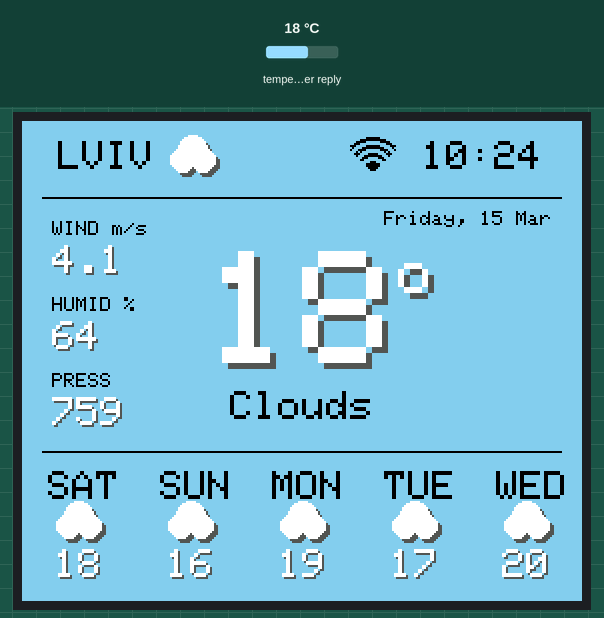
This sketch was run on a simulated ESP32. On the bench: 280×240 colour display. The inputs (shaded band) are chosen by the test bench; at power-on: temperature in the weather reply 18 °C. WiFi joins after 1.5 s; servers stay silent unless stated; the local clock reads 2024-03-15 10:24:30 at power-on unless the sketch sets it; web services answer with replies made up by the test bench.

Above: at 2.7 s.

The sketch:

WeatherStation_original.ino
```cpp
// https://www.youtube.com/watch?v=Boz2X6QPp44&t=8s
#include <WiFi.h>
#include <HTTPClient.h>
#include <WiFiClientSecure.h>
#include <ArduinoJson.h>
#include <Adafruit_GFX.h>
#include <Adafruit_ST7789.h>
#include <SPI.h>
#include "time.h"

#define TFT_SCK      4
#define TFT_MOSI     6
#define TFT_CS       7
#define TFT_DC       3
#define TFT_RST     10

#define MY_SKY_BLUE  0x867D
#define MY_TEXT_DARK 0x0000
#define SHADOW_COLOR 0x52AA
#define WHITE_COLOR  0xFFFF

Adafruit_ST7789 tft = Adafruit_ST7789(TFT_CS, TFT_DC, TFT_MOSI, TFT_SCK, TFT_RST);

const char* ssid = "111111";
const char* password = "11111111";
const char* weatherApiKey = "11111111111";

WiFiClientSecure client;

float lastTemp = 0, lastWs = 0, lastPres = 0;
int lastHumidity = 0;
String lastWeatherMain = "N/A";
int lastForecast[5] = {0,0,0,0,0};
String lastFIcons[5] = {"","","","",""};

void setup() {
  Serial.begin(115200);
  tft.init(240, 280);
  tft.setRotation(1);
  tft.fillScreen(MY_SKY_BLUE);
  tft.setTextSize(2);
  tft.setCursor(60, 110);
  tft.print("Connecting...");

  WiFi.begin(ssid, password);
  while (WiFi.status() != WL_CONNECTED) { delay(500); }
  configTime(7200, 3600, "pool.ntp.org");
  client.setInsecure();
}

void loop() {
  if (WiFi.status() == WL_CONNECTED) { updateWeatherAndForecast(); }
  delay(300000);
}

void drawAdvancedIcon(int x, int y, String type) {
  int ox = 2; int oy = 2;
  if (type == "Clear") {
    tft.fillCircle(x+ox, y+oy, 7, SHADOW_COLOR);
    tft.fillCircle(x, y, 7, 0xFFE0);
    tft.drawCircle(x, y, 7, 0xFD20);
    for(int i=0; i<360; i+=45) {
      float rad = i * 0.01745;
      tft.drawLine(x+cos(rad)*9, y+sin(rad)*9, x+cos(rad)*12, y+sin(rad)*12, 0xFFE0);
    }
  }
  else if (type == "Clouds") {
    tft.fillCircle(x-5+ox, y+2+oy, 6, SHADOW_COLOR);
    tft.fillCircle(x+5+ox, y+2+oy, 6, SHADOW_COLOR);
    tft.fillCircle(x+ox, y-3+oy, 7, SHADOW_COLOR);
    tft.fillCircle(x-5, y+2, 6, WHITE_COLOR);
    tft.fillCircle(x+5, y+2, 6, WHITE_COLOR);
    tft.fillCircle(x, y-3, 7, WHITE_COLOR);
  }
  else if (type == "Rain" || type == "Drizzle") {
    tft.fillRoundRect(x-8+ox, y-5+oy, 16, 8, 4, SHADOW_COLOR);
    tft.fillRoundRect(x-8, y-5, 16, 8, 4, 0x7BEF);
    tft.drawLine(x-3, y+5, x-5, y+10, 0x001F);
    tft.drawLine(x+2, y+5, x, y+10, 0x001F);
  }
  else if (type == "Snow") {
    tft.fillCircle(x+ox, y+oy, 5, SHADOW_COLOR);
    for(int i=0; i<360; i+=60) {
      float rad = i * 0.01745;
      tft.drawLine(x, y, x + (int)(cos(rad)*10), y + (int)(sin(rad)*10), WHITE_COLOR);
    }
  }
  else if (type == "Thunderstorm") {
    tft.fillRoundRect(x-8+ox, y-5+oy, 16, 8, 4, SHADOW_COLOR);
    tft.fillRoundRect(x-8, y-5, 16, 8, 4, 0x4208);
    tft.drawLine(x+1, y+3, x-2, y+12, 0xFFE0);
  }
  else {
    tft.drawFastHLine(x-10+ox, y+oy, 20, SHADOW_COLOR);
    tft.drawFastHLine(x-10, y, 20, WHITE_COLOR);
  }
}

void drawWiFiIcon(int x, int y, uint16_t color) {
  int baseY = y + 14;
  for (int i = 1; i <= 4; i++) {
    tft.drawCircle(x, baseY, i*4, color);
    tft.drawCircle(x, baseY, i*4 - 1, color);
  }
  tft.fillCircle(x, baseY, 2, color);
  tft.fillRect(x - 20, baseY + 1, 40, 20, MY_SKY_BLUE);
  tft.fillTriangle(x-22, baseY+2, x-2, baseY, x-22, baseY-22, MY_SKY_BLUE);
  tft.fillTriangle(x+22, baseY+2, x+2, baseY, x+22, baseY-22, MY_SKY_BLUE);
}

void updateWeatherAndForecast() {
  HTTPClient http;
  String url = "https://api.openweathermap.org/data/2.5/weather?q=Lviv&appid=" + String(weatherApiKey) + "&units=metric";
  http.begin(client, url);
  if (http.GET() == 200) {
    JsonDocument doc; deserializeJson(doc, http.getStream());
    lastTemp = doc["main"]["temp"];
    lastWs = doc["wind"]["speed"];
    lastHumidity = doc["main"]["humidity"];
    lastPres = (float)doc["main"]["pressure"] * 0.750062;
    lastWeatherMain = doc["weather"][0]["main"].as<String>();
  }
  http.end();

  String fUrl = "https://api.openweathermap.org/data/2.5/forecast?q=Lviv&appid=" + String(weatherApiKey) + "&units=metric";
  http.begin(client, fUrl);
  if (http.GET() == 200) {
    JsonDocument fDoc; deserializeJson(fDoc, http.getStream());
    for(int i=0; i<5; i++) {
      int idx = (i * 8) + 7;
      lastForecast[i] = fDoc["list"][idx]["main"]["temp"];
      lastFIcons[i] = fDoc["list"][idx]["weather"][0]["main"].as<String>();
    }
  }
  http.end();
  drawUI();
}

void drawUI() {
  tft.fillScreen(MY_SKY_BLUE);
  int W = 280;
  int16_t x1, y1; uint16_t w, h;
  struct tm ti;
  bool timeValid = getLocalTime(&ti);

  // HEADER
  tft.setTextSize(2); tft.setTextColor(MY_TEXT_DARK);
  tft.setCursor(18, 10); tft.print("LVIV");
  drawAdvancedIcon(85, 17, lastWeatherMain);

  int timeX = W - 80;
  if (timeValid) {
    drawWiFiIcon(timeX - 25, 10, MY_TEXT_DARK);
    tft.setCursor(timeX, 10);
    tft.printf("%02d:%02d", ti.tm_hour, ti.tm_min);
  }
  tft.drawFastHLine(10, 38, W-20, MY_TEXT_DARK);

  // --- ДОДАНО: ДАТА ТА ДЕНЬ ТИЖНЯ ПІД ГОДИННИКОМ ---
  if (timeValid) {
    tft.setTextSize(1);
    tft.setTextColor(MY_TEXT_DARK);
    const char* days[] = {"Sunday", "Monday", "Tuesday", "Wednesday", "Thursday", "Friday", "Saturday"};
    const char* months[] = {"Jan", "Feb", "Mar", "Apr", "May", "Jun", "Jul", "Aug", "Sep", "Oct", "Nov", "Dec"};

    char dateBuffer[40];
    sprintf(dateBuffer, "%s, %d %s", days[ti.tm_wday], ti.tm_mday, months[ti.tm_mon]);

    tft.getTextBounds(dateBuffer, 0, 0, &x1, &y1, &w, &h);
    // Вирівнювання по правому краю під годинником
    tft.setCursor(W - w - 15, 45);
    tft.print(dateBuffer);
  }

  // MAIN TEMP + DEGREE SHADOW
  tft.setTextSize(8);
  String tempStr = String((int)round(lastTemp));
  tft.getTextBounds(tempStr.c_str(), 0, 0, &x1, &y1, &w, &h);
  int tempX = (W - w) / 2;

  tft.setTextColor(SHADOW_COLOR); // Тінь
  tft.setCursor(tempX + 3, 68); tft.print(tempStr);
  tft.setTextSize(3); tft.print("o");

  tft.setTextColor(WHITE_COLOR); // Основний
  tft.setTextSize(8); tft.setCursor(tempX, 65); tft.print(tempStr);
  tft.setTextSize(3); tft.print("o");

  tft.setTextSize(2); tft.setTextColor(MY_TEXT_DARK);
  tft.getTextBounds(lastWeatherMain.c_str(), 0, 0, &x1, &y1, &w, &h);
  tft.setCursor((W - w) / 2, 135); tft.print(lastWeatherMain);

  // PARAMS WITH SHADOWS
  int colX = 15; int sY = 50;
  tft.setTextSize(1); tft.setTextColor(MY_TEXT_DARK); tft.setCursor(colX, sY); tft.print("WIND m/s");
  tft.setTextSize(2);
  tft.setCursor(colX+1, sY+13); tft.setTextColor(SHADOW_COLOR); tft.print(String(lastWs, 1));
  tft.setCursor(colX, sY+12); tft.setTextColor(WHITE_COLOR); tft.print(String(lastWs, 1));

  tft.setTextSize(1); tft.setTextColor(MY_TEXT_DARK); tft.setCursor(colX, sY+38); tft.print("HUMID %");
  tft.setTextSize(2);
  tft.setCursor(colX+1, sY+51); tft.setTextColor(SHADOW_COLOR); tft.print(lastHumidity);
  tft.setCursor(colX, sY+50); tft.setTextColor(WHITE_COLOR); tft.print(lastHumidity);

  tft.setTextSize(1); tft.setTextColor(MY_TEXT_DARK); tft.setCursor(colX, sY+76); tft.print("PRESS");
  tft.setTextSize(2);
  tft.setCursor(colX+1, sY+89); tft.setTextColor(SHADOW_COLOR); tft.print((int)lastPres);
  tft.setCursor(colX, sY+88); tft.setTextColor(WHITE_COLOR); tft.print((int)lastPres);

  // FORECAST
  tft.drawFastHLine(10, 165, W-20, MY_TEXT_DARK);
  const char* daysShort[] = {"SUN", "MON", "TUE", "WED", "THU", "FRI", "SAT"};
  for(int i=0; i<5; i++) {
    int cX = (i * (W/5)) + (W/10);
    int dIdx = (timeValid) ? (ti.tm_wday + i + 1) % 7 : 0;
    tft.setTextSize(2); tft.setTextColor(MY_TEXT_DARK);
    tft.setCursor(cX - 15, 175); tft.print(daysShort[dIdx]);
    drawAdvancedIcon(cX, 200, lastFIcons[i]);

    String fT = String(lastForecast[i]);
    tft.getTextBounds(fT.c_str(), 0, 0, &x1, &y1, &w, &h);
    tft.setCursor(cX - (w/2) + 1, 215); tft.setTextColor(SHADOW_COLOR); tft.print(fT);
    tft.setCursor(cX - (w/2), 214); tft.setTextColor(WHITE_COLOR); tft.print(fT);
  }
}
```
